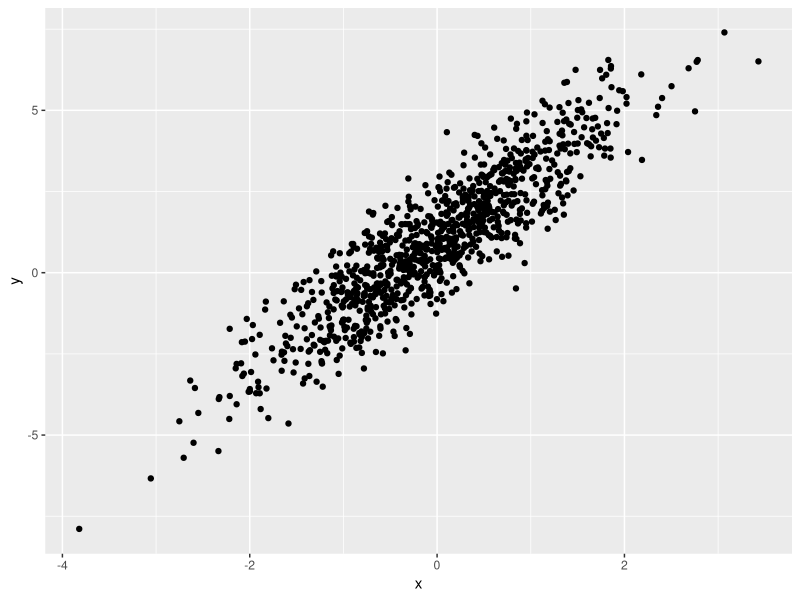
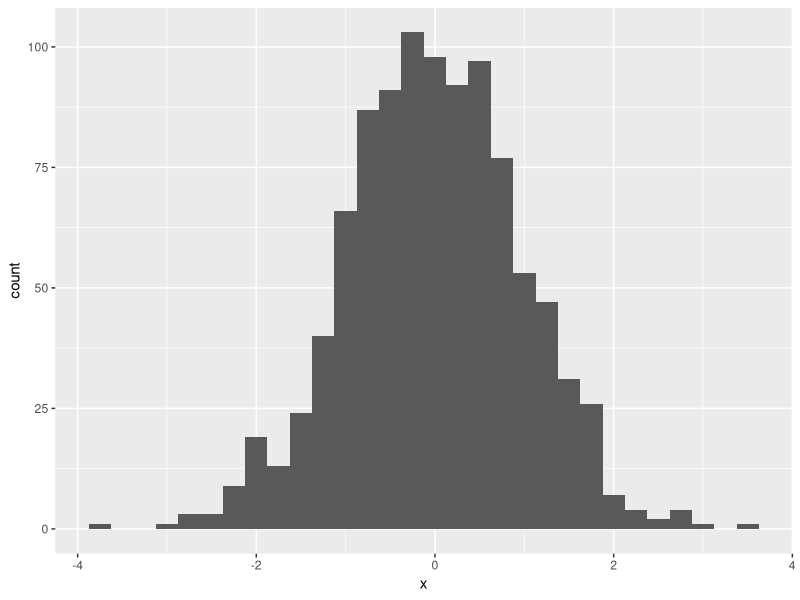
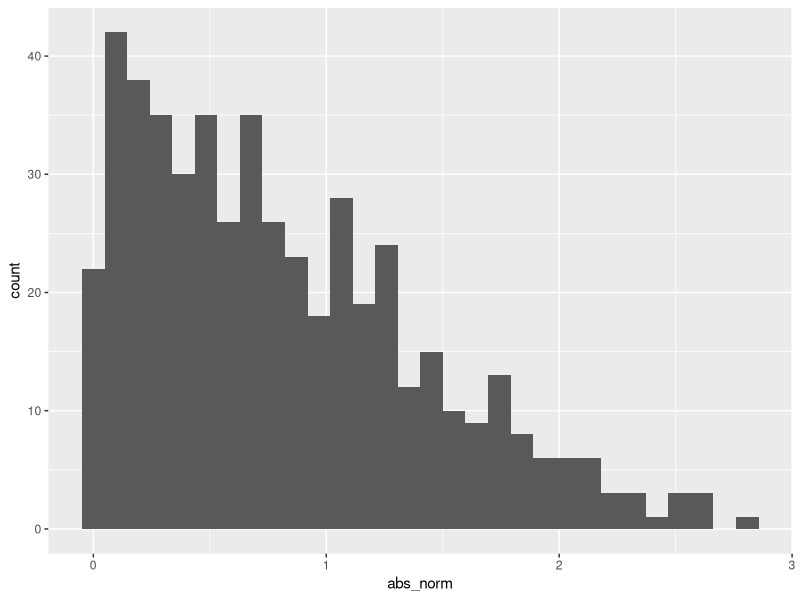

Write R code to recreate these figures, in order.
## ---- chunk 1
library(tidyverse)
## ---- chunk 2
samp = rnorm(100)
length(samp)
## ---- chunk 3
plot_df = 
  tibble(
    x = rnorm(n = 1000),
    y = 1 + 2 * x + rnorm(n = 1000)
  )

ggplot(plot_df, aes(x = x, y = y)) + geom_point()
## ---- chunk 4
ggplot(plot_df, aes(x = x)) + geom_histogram()
## ---- chunk 5
la_df = 
  tibble(
    norm = rnorm(n = 500), mean = 1,
    logical = norm > 0,
    abs_norm = abs(norm)
  )

ggplot(la_df, aes(abs_norm)) + geom_histogram()

